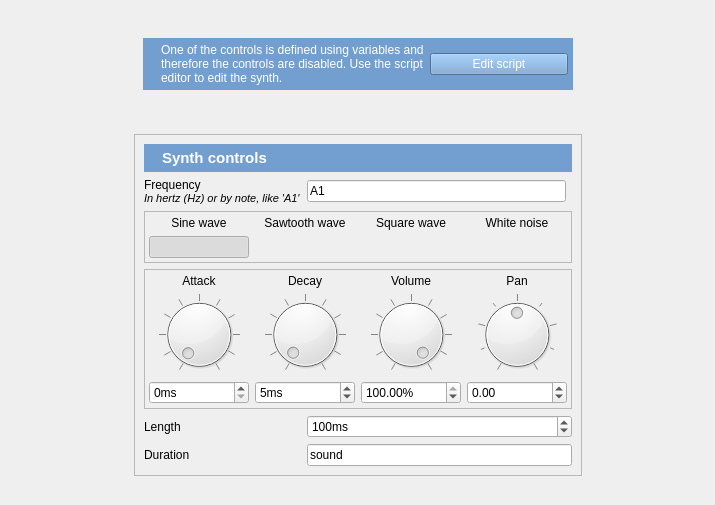
<?xml version="1.0" encoding="UTF-8"?>
<ui version="4.0">
 <class>Form</class>
 <widget class="QWidget" name="Form">
  <property name="geometry">
   <rect>
    <x>0</x>
    <y>0</y>
    <width>715</width>
    <height>505</height>
   </rect>
  </property>
  <property name="windowTitle">
   <string>Form</string>
  </property>
  <layout class="QGridLayout" name="gridLayout">
   <property name="margin">
    <number>0</number>
   </property>
   <item row="1" column="0">
    <spacer name="horizontalSpacer">
     <property name="orientation">
      <enum>Qt::Horizontal</enum>
     </property>
     <property name="sizeHint" stdset="0">
      <size>
       <width>40</width>
       <height>20</height>
      </size>
     </property>
    </spacer>
   </item>
   <item row="1" column="2">
    <widget class="QFrame" name="frame_controls">
     <property name="sizePolicy">
      <sizepolicy hsizetype="Fixed" vsizetype="Fixed">
       <horstretch>0</horstretch>
       <verstretch>0</verstretch>
      </sizepolicy>
     </property>
     <property name="frameShape">
      <enum>QFrame::StyledPanel</enum>
     </property>
     <property name="frameShadow">
      <enum>QFrame::Raised</enum>
     </property>
     <layout class="QGridLayout" name="gridLayout_3">
      <item row="3" column="0" colspan="3">
       <widget class="QFrame" name="frame">
        <property name="sizePolicy">
         <sizepolicy hsizetype="Preferred" vsizetype="Fixed">
          <horstretch>0</horstretch>
          <verstretch>0</verstretch>
         </sizepolicy>
        </property>
        <property name="maximumSize">
         <size>
          <width>16777215</width>
          <height>140</height>
         </size>
        </property>
        <property name="frameShape">
         <enum>QFrame::StyledPanel</enum>
        </property>
        <property name="frameShadow">
         <enum>QFrame::Raised</enum>
        </property>
        <layout class="QGridLayout" name="gridLayout_2">
         <property name="margin">
          <number>4</number>
         </property>
         <item row="0" column="2">
          <widget class="QLabel" name="label_7">
           <property name="text">
            <string>Volume</string>
           </property>
           <property name="alignment">
            <set>Qt::AlignCenter</set>
           </property>
          </widget>
         </item>
         <item row="1" column="2">
          <widget class="QDial" name="dial_volume">
           <property name="toolTip">
            <string>Set the volume of the sound</string>
           </property>
           <property name="maximum">
            <number>100</number>
           </property>
           <property name="value">
            <number>99</number>
           </property>
           <property name="notchTarget">
            <double>10.000000000000000</double>
           </property>
           <property name="notchesVisible">
            <bool>true</bool>
           </property>
          </widget>
         </item>
         <item row="2" column="2">
          <widget class="QDoubleSpinBox" name="spin_volume">
           <property name="toolTip">
            <string>Set the volume of the sound</string>
           </property>
           <property name="suffix">
            <string>%</string>
           </property>
           <property name="maximum">
            <double>100.000000000000000</double>
           </property>
           <property name="singleStep">
            <double>100.000000000000000</double>
           </property>
           <property name="value">
            <double>100.000000000000000</double>
           </property>
          </widget>
         </item>
         <item row="0" column="3">
          <widget class="QLabel" name="label_8">
           <property name="text">
            <string>&lt;!DOCTYPE HTML PUBLIC &quot;-//W3C//DTD HTML 4.0//EN&quot; &quot;http://www.w3.org/TR/REC-html40/strict.dtd&quot;&gt;
&lt;html&gt;&lt;head&gt;&lt;meta name=&quot;qrichtext&quot; content=&quot;1&quot; /&gt;&lt;style type=&quot;text/css&quot;&gt;
p, li { white-space: pre-wrap; }
&lt;/style&gt;&lt;/head&gt;&lt;body style=&quot; font-family:'Ubuntu'; font-size:9pt; font-weight:400; font-style:normal;&quot;&gt;
&lt;p align=&quot;center&quot; style=&quot; margin-top:0px; margin-bottom:0px; margin-left:0px; margin-right:0px; -qt-block-indent:0; text-indent:0px;&quot;&gt;Pan&lt;/p&gt;&lt;/body&gt;&lt;/html&gt;</string>
           </property>
           <property name="alignment">
            <set>Qt::AlignCenter</set>
           </property>
          </widget>
         </item>
         <item row="1" column="3">
          <widget class="QDial" name="dial_pan">
           <property name="toolTip">
            <string>Set the panning (left-right) of the sound</string>
           </property>
           <property name="minimum">
            <number>-20</number>
           </property>
           <property name="maximum">
            <number>20</number>
           </property>
           <property name="notchTarget">
            <double>10.000000000000000</double>
           </property>
           <property name="notchesVisible">
            <bool>true</bool>
           </property>
          </widget>
         </item>
         <item row="2" column="3">
          <widget class="QDoubleSpinBox" name="spin_pan">
           <property name="toolTip">
            <string>Set the panning (left-right) of the sound</string>
           </property>
           <property name="minimum">
            <double>-1000.000000000000000</double>
           </property>
           <property name="maximum">
            <double>1000.000000000000000</double>
           </property>
           <property name="value">
            <double>0.000000000000000</double>
           </property>
          </widget>
         </item>
         <item row="1" column="1">
          <widget class="QDial" name="dial_decay">
           <property name="toolTip">
            <string>Set the decay (&quot;fade out&quot;) of the sound</string>
           </property>
           <property name="maximum">
            <number>500</number>
           </property>
           <property name="value">
            <number>5</number>
           </property>
           <property name="notchTarget">
            <double>50.000000000000000</double>
           </property>
           <property name="notchesVisible">
            <bool>true</bool>
           </property>
          </widget>
         </item>
         <item row="1" column="0">
          <widget class="QDial" name="dial_attack">
           <property name="toolTip">
            <string>Set the attack (&quot;fade in&quot;) of the sound</string>
           </property>
           <property name="maximum">
            <number>500</number>
           </property>
           <property name="notchTarget">
            <double>50.000000000000000</double>
           </property>
           <property name="notchesVisible">
            <bool>true</bool>
           </property>
          </widget>
         </item>
         <item row="0" column="0">
          <widget class="QLabel" name="label_10">
           <property name="text">
            <string>Attack</string>
           </property>
           <property name="alignment">
            <set>Qt::AlignCenter</set>
           </property>
          </widget>
         </item>
         <item row="0" column="1">
          <widget class="QLabel" name="label_11">
           <property name="text">
            <string>Decay</string>
           </property>
           <property name="alignment">
            <set>Qt::AlignCenter</set>
           </property>
          </widget>
         </item>
         <item row="2" column="0">
          <widget class="QSpinBox" name="spin_attack">
           <property name="toolTip">
            <string>Set the attack (&quot;fade in&quot;) of the sound</string>
           </property>
           <property name="suffix">
            <string>ms</string>
           </property>
           <property name="maximum">
            <number>100000</number>
           </property>
          </widget>
         </item>
         <item row="2" column="1">
          <widget class="QSpinBox" name="spin_decay">
           <property name="toolTip">
            <string>Set the decay (&quot;fade out&quot;) of the sound</string>
           </property>
           <property name="suffix">
            <string>ms</string>
           </property>
           <property name="maximum">
            <number>100000</number>
           </property>
           <property name="value">
            <number>5</number>
           </property>
          </widget>
         </item>
        </layout>
       </widget>
      </item>
      <item row="5" column="0">
       <widget class="QLabel" name="label_4">
        <property name="text">
         <string>Length</string>
        </property>
       </widget>
      </item>
      <item row="6" column="1" colspan="2">
       <widget class="QLineEdit" name="edit_duration">
        <property name="toolTip">
         <string>Set the duration of the synth item. Expecting a duration in ms, 'sound' (to wait until the sound is finished playing), 'keypress', 'mouseclick', or a variable (e.g., '[synth_dur]').</string>
        </property>
        <property name="text">
         <string>sound</string>
        </property>
       </widget>
      </item>
      <item row="6" column="0">
       <widget class="QLabel" name="label_6">
        <property name="text">
         <string>Duration</string>
        </property>
       </widget>
      </item>
      <item row="5" column="1" colspan="2">
       <widget class="QSpinBox" name="spin_length">
        <property name="toolTip">
         <string>Set the length of the sound</string>
        </property>
        <property name="suffix">
         <string>ms</string>
        </property>
        <property name="maximum">
         <number>100000000</number>
        </property>
        <property name="value">
         <number>100</number>
        </property>
       </widget>
      </item>
      <item row="1" column="0">
       <widget class="QLabel" name="label_2">
        <property name="text">
         <string>&lt;!DOCTYPE HTML PUBLIC &quot;-//W3C//DTD HTML 4.0//EN&quot; &quot;http://www.w3.org/TR/REC-html40/strict.dtd&quot;&gt;
&lt;html&gt;&lt;head&gt;&lt;meta name=&quot;qrichtext&quot; content=&quot;1&quot; /&gt;&lt;style type=&quot;text/css&quot;&gt;
p, li { white-space: pre-wrap; }
&lt;/style&gt;&lt;/head&gt;&lt;body style=&quot; font-family:'Ubuntu'; font-size:9pt; font-weight:400; font-style:normal;&quot;&gt;
&lt;p style=&quot; margin-top:0px; margin-bottom:0px; margin-left:0px; margin-right:0px; -qt-block-indent:0; text-indent:0px;&quot;&gt;Frequency&lt;/p&gt;
&lt;p style=&quot; margin-top:0px; margin-bottom:0px; margin-left:0px; margin-right:0px; -qt-block-indent:0; text-indent:0px;&quot;&gt;&lt;span style=&quot; font-size:8pt; font-style:italic;&quot;&gt;In hertz (Hz) or by note, like 'A1'&lt;/span&gt;&lt;/p&gt;&lt;/body&gt;&lt;/html&gt;</string>
        </property>
       </widget>
      </item>
      <item row="1" column="1">
       <widget class="QLineEdit" name="edit_freq">
        <property name="toolTip">
         <string>The frequence of the sound. Expecting a numeric value (frequency in Hertz) a note (like 'C#2' and 'A1') or a variable (like '[freq]')</string>
        </property>
        <property name="text">
         <string>A1</string>
        </property>
       </widget>
      </item>
      <item row="0" column="0" colspan="3">
       <widget class="QWidget" name="widget" native="true">
        <property name="styleSheet">
         <string notr="true">background-color: #729fcf;
color: rgb(255, 255, 255);</string>
        </property>
        <layout class="QHBoxLayout" name="horizontalLayout">
         <property name="margin">
          <number>5</number>
         </property>
         <item>
          <widget class="QLabel" name="label_3">
           <property name="sizePolicy">
            <sizepolicy hsizetype="Fixed" vsizetype="Preferred">
             <horstretch>0</horstretch>
             <verstretch>0</verstretch>
            </sizepolicy>
           </property>
           <property name="text">
            <string/>
           </property>
           <property name="pixmap">
            <pixmap resource="icons.qrc">:/icons/synth.png</pixmap>
           </property>
          </widget>
         </item>
         <item>
          <widget class="QLabel" name="label_9">
           <property name="font">
            <font>
             <pointsize>11</pointsize>
             <weight>75</weight>
             <bold>true</bold>
            </font>
           </property>
           <property name="text">
            <string>Synth controls</string>
           </property>
          </widget>
         </item>
        </layout>
       </widget>
      </item>
      <item row="2" column="0" colspan="3">
       <widget class="QFrame" name="frame_3">
        <property name="frameShape">
         <enum>QFrame::StyledPanel</enum>
        </property>
        <property name="frameShadow">
         <enum>QFrame::Raised</enum>
        </property>
        <layout class="QGridLayout" name="gridLayout_4">
         <property name="margin">
          <number>4</number>
         </property>
         <item row="0" column="0">
          <widget class="QLabel" name="label">
           <property name="text">
            <string>Sine wave</string>
           </property>
           <property name="alignment">
            <set>Qt::AlignCenter</set>
           </property>
          </widget>
         </item>
         <item row="0" column="1">
          <widget class="QLabel" name="label_12">
           <property name="text">
            <string>Sawtooth wave</string>
           </property>
           <property name="alignment">
            <set>Qt::AlignCenter</set>
           </property>
          </widget>
         </item>
         <item row="0" column="2">
          <widget class="QLabel" name="label_13">
           <property name="text">
            <string>Square wave</string>
           </property>
           <property name="alignment">
            <set>Qt::AlignCenter</set>
           </property>
          </widget>
         </item>
         <item row="0" column="3">
          <widget class="QLabel" name="label_14">
           <property name="text">
            <string>White noise</string>
           </property>
           <property name="alignment">
            <set>Qt::AlignCenter</set>
           </property>
          </widget>
         </item>
         <item row="1" column="0">
          <widget class="QPushButton" name="button_sine">
           <property name="toolTip">
            <string>Generate a sine wav</string>
           </property>
           <property name="text">
            <string/>
           </property>
           <property name="icon">
            <iconset resource="icons.qrc">
             <normaloff>:/icons/sine.png</normaloff>:/icons/sine.png</iconset>
           </property>
           <property name="iconSize">
            <size>
             <width>64</width>
             <height>64</height>
            </size>
           </property>
           <property name="checkable">
            <bool>true</bool>
           </property>
           <property name="checked">
            <bool>true</bool>
           </property>
           <property name="flat">
            <bool>true</bool>
           </property>
          </widget>
         </item>
         <item row="1" column="1">
          <widget class="QPushButton" name="button_saw">
           <property name="toolTip">
            <string>Generate a sawtooth wave</string>
           </property>
           <property name="text">
            <string/>
           </property>
           <property name="icon">
            <iconset resource="icons.qrc">
             <normaloff>:/icons/saw.png</normaloff>:/icons/saw.png</iconset>
           </property>
           <property name="iconSize">
            <size>
             <width>64</width>
             <height>64</height>
            </size>
           </property>
           <property name="checkable">
            <bool>true</bool>
           </property>
           <property name="flat">
            <bool>true</bool>
           </property>
          </widget>
         </item>
         <item row="1" column="2">
          <widget class="QPushButton" name="button_square">
           <property name="toolTip">
            <string>Generate a square wave</string>
           </property>
           <property name="text">
            <string/>
           </property>
           <property name="icon">
            <iconset resource="icons.qrc">
             <normaloff>:/icons/square.png</normaloff>:/icons/square.png</iconset>
           </property>
           <property name="iconSize">
            <size>
             <width>64</width>
             <height>64</height>
            </size>
           </property>
           <property name="checkable">
            <bool>true</bool>
           </property>
           <property name="flat">
            <bool>true</bool>
           </property>
          </widget>
         </item>
         <item row="1" column="3">
          <widget class="QPushButton" name="button_white_noise">
           <property name="toolTip">
            <string>Generate white noise</string>
           </property>
           <property name="text">
            <string/>
           </property>
           <property name="icon">
            <iconset resource="icons.qrc">
             <normaloff>:/icons/white_noise.png</normaloff>:/icons/white_noise.png</iconset>
           </property>
           <property name="iconSize">
            <size>
             <width>64</width>
             <height>64</height>
            </size>
           </property>
           <property name="checkable">
            <bool>true</bool>
           </property>
           <property name="flat">
            <bool>true</bool>
           </property>
          </widget>
         </item>
        </layout>
       </widget>
      </item>
     </layout>
    </widget>
   </item>
   <item row="1" column="3">
    <spacer name="horizontalSpacer_2">
     <property name="orientation">
      <enum>Qt::Horizontal</enum>
     </property>
     <property name="sizeHint" stdset="0">
      <size>
       <width>40</width>
       <height>20</height>
      </size>
     </property>
    </spacer>
   </item>
   <item row="0" column="2">
    <widget class="QFrame" name="frame_notification">
     <property name="sizePolicy">
      <sizepolicy hsizetype="Preferred" vsizetype="Fixed">
       <horstretch>0</horstretch>
       <verstretch>0</verstretch>
      </sizepolicy>
     </property>
     <property name="frameShape">
      <enum>QFrame::NoFrame</enum>
     </property>
     <property name="frameShadow">
      <enum>QFrame::Raised</enum>
     </property>
     <layout class="QHBoxLayout" name="horizontalLayout_3">
      <item>
       <widget class="QWidget" name="widget_2" native="true">
        <property name="styleSheet">
         <string notr="true">background-color: #729fcf;
color: rgb(255, 255, 255);</string>
        </property>
        <layout class="QHBoxLayout" name="horizontalLayout_2">
         <property name="margin">
          <number>5</number>
         </property>
         <item>
          <widget class="QLabel" name="label_5">
           <property name="sizePolicy">
            <sizepolicy hsizetype="Fixed" vsizetype="Preferred">
             <horstretch>0</horstretch>
             <verstretch>0</verstretch>
            </sizepolicy>
           </property>
           <property name="text">
            <string/>
           </property>
           <property name="pixmap">
            <pixmap resource="icons.qrc">:/icons/about_large.png</pixmap>
           </property>
          </widget>
         </item>
         <item>
          <widget class="QLabel" name="label_15">
           <property name="text">
            <string>One of the controls is defined using variables and therefore the controls are disabled. Use the script editor to edit the synth.</string>
           </property>
           <property name="wordWrap">
            <bool>true</bool>
           </property>
          </widget>
         </item>
         <item>
          <widget class="QPushButton" name="button_script">
           <property name="toolTip">
            <string>Edit the script to see the definition</string>
           </property>
           <property name="text">
            <string>Edit script</string>
           </property>
           <property name="icon">
            <iconset resource="icons.qrc">
             <normaloff>:/icons/script.png</normaloff>:/icons/script.png</iconset>
           </property>
          </widget>
         </item>
        </layout>
       </widget>
      </item>
     </layout>
    </widget>
   </item>
  </layout>
 </widget>
 <resources>
  <include location="icons.qrc"/>
 </resources>
 <connections/>
</ui>
